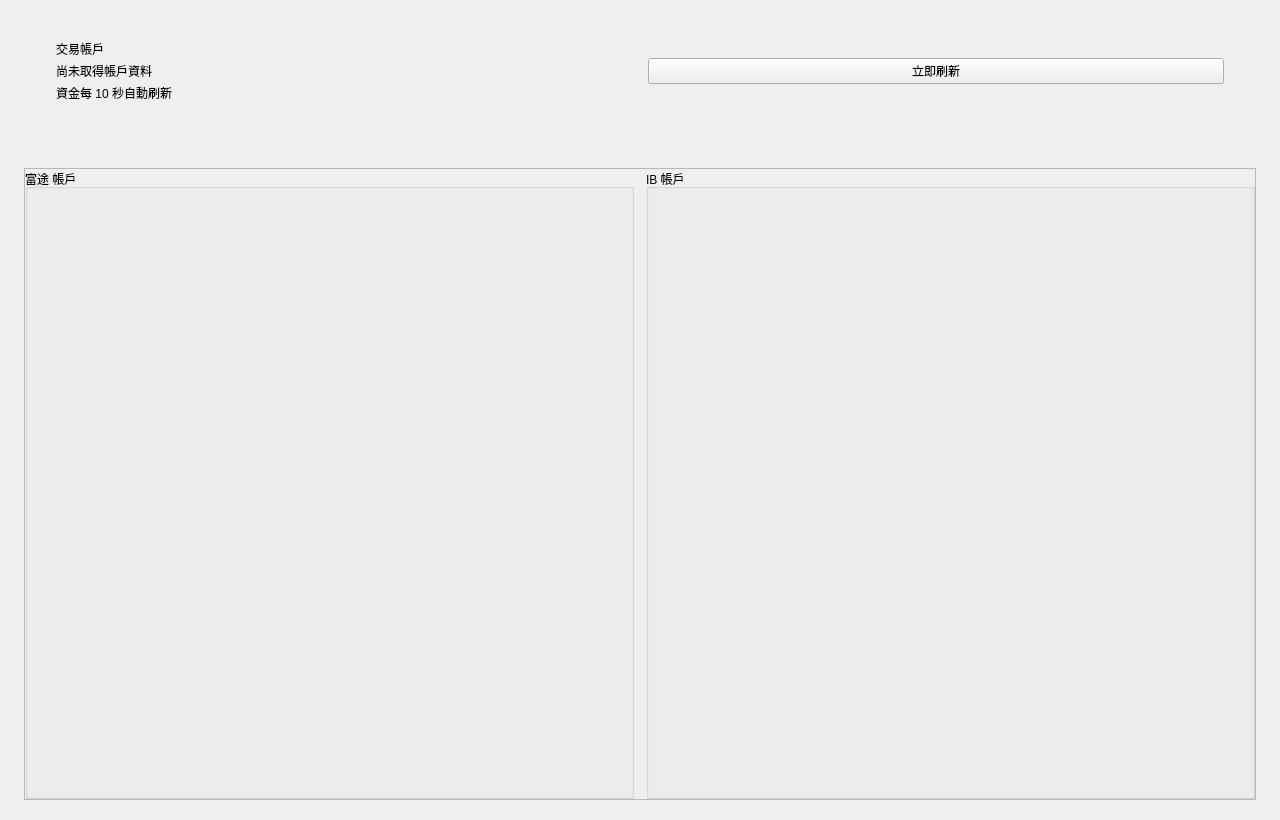
<?xml version="1.0" encoding="UTF-8"?>
<ui version="4.0">
 <class>AccountsPage</class>
 <!--
   交易帳戶頁排版（Qt Designer 可開）。身份契約：objectName == 頁面內的 Python 屬性名
   （QUiLoader 會將子 widget 掛為 root attribute），改名兩邊必須同步。
   `og` / `role` 等自訂 dynamic property 由 accounts_page._STAMP 在載入後注入（Designer 帶不住）。
   欄位比例使用 sizePolicy 的 horstretch/verstretch（= Designer「Layout Stretch」），
   因為 `.ui` 的 <item> 不帶 stretch 屬性；root 級剩餘高度要歸某區，就包一個 wrapper
   widget 帶 verstretch。
   Designer 改本檔時注意：QGridLayout 的間距屬性名必須是 horizontalSpacing/verticalSpacing
   （寫 hspacing/vspacing 會被 uic 靜默丟掉，實測變回 6）；卡片與欄的 vsizetype 不可寫 Fixed
   （Fixed 會把 item 最小高度抬到 sizeHint）。
   「按券商數量加欄」由結構保證：每個券商一個 QGroupBox + 一個空 QGridLayout slot，
   名稱必須是 ta_grid_<broker>（對應 modules/registry.py 的 BROKERS）。缺 slot 頁面會直接
   RuntimeError，而不是靜默少一欄。
   卡片數量、卡片內容、被屏蔽帳戶的計數全部屬資料 → 由 accounts_page.py 建立，本檔不需修改。
 -->
 <widget class="QWidget" name="accounts_page">
  <property name="geometry">
   <rect><x>0</x><y>0</y><width>1280</width><height>820</height></rect>
  </property>
  <layout class="QVBoxLayout" name="pageLayout">
   <property name="leftMargin"><number>24</number></property>
   <property name="topMargin"><number>20</number></property>
   <property name="rightMargin"><number>24</number></property>
   <property name="bottomMargin"><number>20</number></property>
   <property name="spacing"><number>6</number></property>

   <!-- ── Header card（[og="pagecard"] + [role="pagetitle"] 屬 app 級樣式）
        verstretch=0：不佔剩餘高度；vsizetype 必須 Preferred，不可 Fixed ── -->
   <item>
    <widget class="QWidget" name="ta_header_card">
     <property name="sizePolicy">
      <sizepolicy hsizetype="Preferred" vsizetype="Preferred">
       <horstretch>0</horstretch><verstretch>0</verstretch>
      </sizepolicy>
     </property>
     <layout class="QHBoxLayout" name="headerLayout">
      <property name="leftMargin"><number>32</number></property>
      <property name="topMargin"><number>20</number></property>
      <property name="rightMargin"><number>32</number></property>
      <property name="bottomMargin"><number>20</number></property>
      <property name="spacing"><number>16</number></property>
      <item>
       <layout class="QVBoxLayout" name="headTextCol">
        <property name="spacing"><number>4</number></property>
        <item>
         <widget class="QLabel" name="ta_title_lbl">
          <property name="text"><string>交易帳戶</string></property>
         </widget>
        </item>
        <item>
         <widget class="QLabel" name="ta_updated_lbl">
          <property name="text"><string>尚未取得帳戶資料</string></property>
         </widget>
        </item>
        <item>
         <widget class="QLabel" name="ta_auto_lbl">
          <property name="text"><string>資金每 10 秒自動刷新</string></property>
         </widget>
        </item>
       </layout>
      </item>
      <item>
       <widget class="QPushButton" name="ta_refresh_btn">
        <property name="text"><string>立即刷新</string></property>
       </widget>
      </item>
     </layout>
    </widget>
   </item>

   <!-- ── 頁級使用說明（role=pagebody）與取捨說明（role=usagehint）── -->
   <item>
    <widget class="QLabel" name="accounts_page_note">
     <property name="sizePolicy">
      <sizepolicy hsizetype="Expanding" vsizetype="Preferred">
       <horstretch>0</horstretch><verstretch>0</verstretch>
      </sizepolicy>
     </property>
     <property name="wordWrap"><bool>true</bool></property>
     <property name="text"><string/></property>
    </widget>
   </item>
   <item>
    <widget class="QLabel" name="ta_usage">
     <property name="sizePolicy">
      <sizepolicy hsizetype="Expanding" vsizetype="Preferred">
       <horstretch>0</horstretch><verstretch>0</verstretch>
      </sizepolicy>
     </property>
     <property name="wordWrap"><bool>true</bool></property>
     <property name="text"><string/></property>
    </widget>
   </item>

   <!-- ── 每券商一欄（horstretch 相同 = 等寬）。欄永不隱藏：無結果/失敗時在
        ta_col_<broker>_err 如實說明，避免「所有帳戶」靜默不完整 ── -->
   <item>
    <widget class="QWidget" name="ta_area_wrap">
     <property name="sizePolicy">
      <sizepolicy hsizetype="Preferred" vsizetype="Preferred">
       <horstretch>0</horstretch><verstretch>1</verstretch>
      </sizepolicy>
     </property>
     <layout class="QHBoxLayout" name="areaWrapLayout">
      <property name="leftMargin"><number>0</number></property>
      <property name="topMargin"><number>0</number></property>
      <property name="rightMargin"><number>0</number></property>
      <property name="bottomMargin"><number>0</number></property>
      <item>
       <widget class="QScrollArea" name="ta_area">
        <property name="widgetResizable"><bool>true</bool></property>
        <widget class="QWidget" name="ta_host">
         <property name="geometry">
          <rect><x>0</x><y>0</y><width>1230</width><height>600</height></rect>
         </property>
         <layout class="QHBoxLayout" name="ta_cols">
          <property name="leftMargin"><number>0</number></property>
          <property name="topMargin"><number>0</number></property>
          <property name="rightMargin"><number>0</number></property>
          <property name="bottomMargin"><number>0</number></property>
          <property name="spacing"><number>12</number></property>

          <item>
           <widget class="QGroupBox" name="ta_col_futu">
            <property name="sizePolicy">
             <sizepolicy hsizetype="Expanding" vsizetype="Preferred">
              <horstretch>1</horstretch><verstretch>0</verstretch>
             </sizepolicy>
            </property>
            <property name="title"><string>富途 帳戶</string></property>
            <layout class="QVBoxLayout" name="ta_col_futu_col">
             <property name="leftMargin"><number>8</number></property>
             <property name="topMargin"><number>8</number></property>
             <property name="rightMargin"><number>8</number></property>
             <property name="bottomMargin"><number>8</number></property>
             <property name="spacing"><number>6</number></property>
             <item>
              <widget class="QLabel" name="ta_col_futu_err">
               <property name="sizePolicy">
                <sizepolicy hsizetype="Expanding" vsizetype="Preferred">
                 <horstretch>0</horstretch><verstretch>0</verstretch>
                </sizepolicy>
               </property>
               <property name="wordWrap"><bool>true</bool></property>
               <property name="text"><string/></property>
              </widget>
             </item>
             <!-- 卡片由 accounts_page._sync_cards 按 acc_key 差異增刪（資金刷新不重建卡片） -->
             <item>
              <layout class="QGridLayout" name="ta_grid_futu">
               <property name="horizontalSpacing"><number>10</number></property>
               <property name="verticalSpacing"><number>10</number></property>
              </layout>
             </item>
             <item>
              <spacer name="ta_col_futu_gap">
               <property name="orientation"><enum>Qt::Orientation::Vertical</enum></property>
               <property name="sizeType"><enum>QSizePolicy::Policy::Expanding</enum></property>
               <property name="sizeHint" stdset="0"><size><width>0</width><height>0</height></size></property>
              </spacer>
             </item>
            </layout>
           </widget>
          </item>

          <item>
           <widget class="QGroupBox" name="ta_col_ib">
            <property name="sizePolicy">
             <sizepolicy hsizetype="Expanding" vsizetype="Preferred">
              <horstretch>1</horstretch><verstretch>0</verstretch>
             </sizepolicy>
            </property>
            <property name="title"><string>IB 帳戶</string></property>
            <layout class="QVBoxLayout" name="ta_col_ib_col">
             <property name="leftMargin"><number>8</number></property>
             <property name="topMargin"><number>8</number></property>
             <property name="rightMargin"><number>8</number></property>
             <property name="bottomMargin"><number>8</number></property>
             <property name="spacing"><number>6</number></property>
             <item>
              <widget class="QLabel" name="ta_col_ib_err">
               <property name="sizePolicy">
                <sizepolicy hsizetype="Expanding" vsizetype="Preferred">
                 <horstretch>0</horstretch><verstretch>0</verstretch>
                </sizepolicy>
               </property>
               <property name="wordWrap"><bool>true</bool></property>
               <property name="text"><string/></property>
              </widget>
             </item>
             <item>
              <layout class="QGridLayout" name="ta_grid_ib">
               <property name="horizontalSpacing"><number>10</number></property>
               <property name="verticalSpacing"><number>10</number></property>
              </layout>
             </item>
             <item>
              <spacer name="ta_col_ib_gap">
               <property name="orientation"><enum>Qt::Orientation::Vertical</enum></property>
               <property name="sizeType"><enum>QSizePolicy::Policy::Expanding</enum></property>
               <property name="sizeHint" stdset="0"><size><width>0</width><height>0</height></size></property>
              </spacer>
             </item>
            </layout>
           </widget>
          </item>

         </layout>
        </widget>
       </widget>
      </item>
     </layout>
    </widget>
   </item>
  </layout>
 </widget>
 <resources/>
 <connections/>
</ui>
